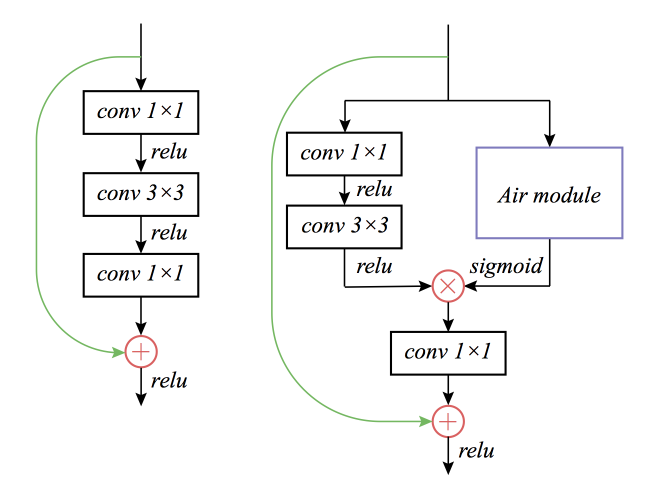
#> input picture images/air_bottleneck.png, 1318 x 995 px (shown at 1/2 size)
$ python -i transforms.py   (imports and definitions only)   (older library calls are emulated)
#> lines starting #> are read from the running program, lines starting #| are printed output that depends on the picture
#> further down, picture is the input picture: shape (995, 1318, 3); mean B, G, R 246.4, 246.6, 246.5
import cv2
import math
import numbers
import random
import collections
import numpy as np
from PIL import Image


def bgr2rgb(im):
    rgb_im = cv2.cvtColor(im, cv2.COLOR_BGR2RGB)
    return rgb_im


def rgb2bgr(im):
    bgr_im = cv2.cvtColor(im, cv2.COLOR_RGB2BGR)
    return bgr_im


def normalize(im, mean=(0.0, 0.0, 0.0), std=(1.0, 1.0, 1.0), rgb=False):
#> called with mean = (0, 0, 0), std = (1, 1, 1), rgb = False
    if rgb:
        r, g, b = cv2.split(im)
    else:
        b, g, r = cv2.split(im)
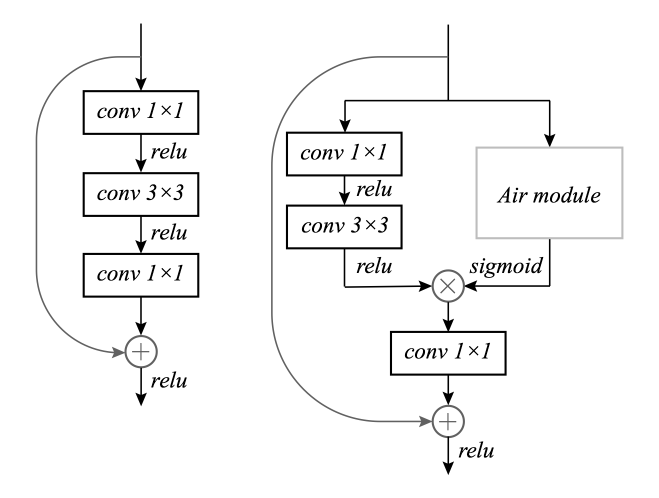
#> b: shape (995, 1318) (shown at 1/2 size); min 0, max 255, mean 246.4
    norm_im = cv2.merge([(b - mean[0]) / std[0], (g - mean[1]) / std[1], (r - mean[2]) / std[2]])
    return norm_im


# [97 lines left out: functions scale, scale_by_max, scale_by_target, rotate, HSV_adjust, salt_pepper and 2 more, not called in this run]


def bbox_crop(im, bbox):
    return im[int(bbox[1]):int(bbox[3]), int(bbox[0]):int(bbox[2])]


# [104 lines left out: functions center_crop, over_sample, mirror_crop, multiscale_mirrorcrop, multi_scale, multi_scale_by_max and 1 more, not called in this run]

>>> import cv2
>>> picture = cv2.imread('../images/air_bottleneck.png')
>>> result = normalize(picture)

$ run again, on images/air_module.png
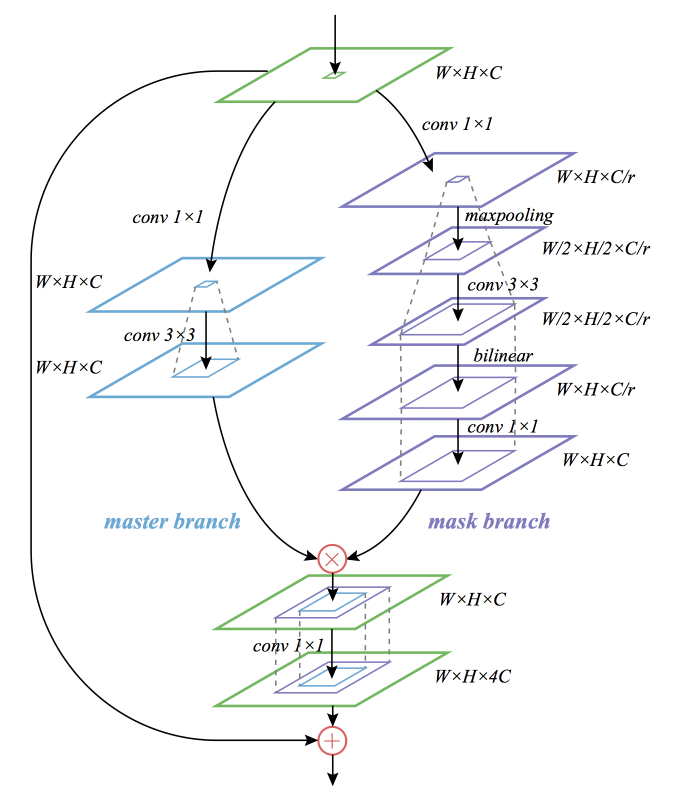
#> input picture images/air_module.png, 1354 x 1592 px (shown at 1/2 size)
#> picture is the input picture: shape (1592, 1354, 3); mean B, G, R 248.3, 247.6, 246.8
#> in normalize, `b, g, r = cv2.split(im)`:
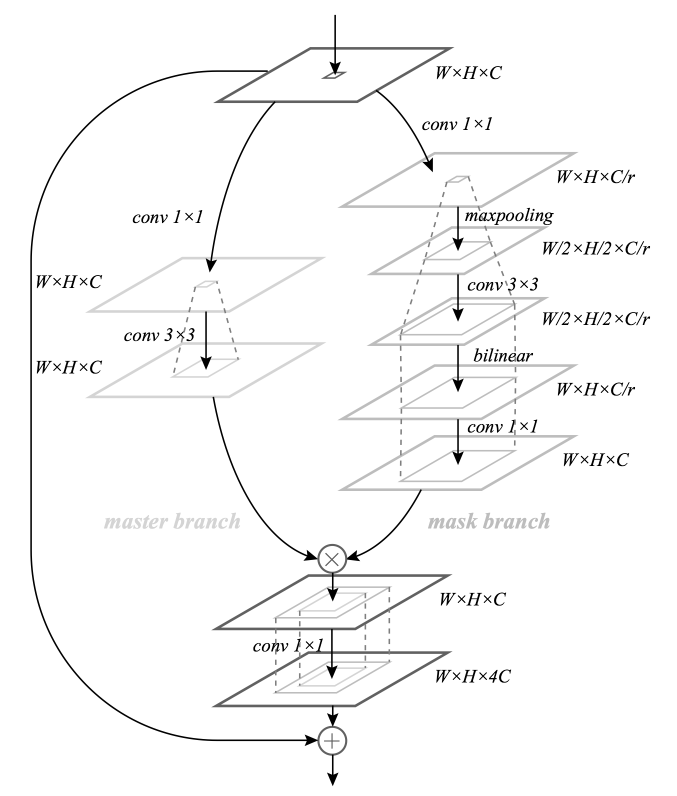
#> b: shape (1592, 1354) (shown at 1/2 size); min 0, max 255, mean 248.3
#> in normalize, `b, g, r = cv2.split(im)`:
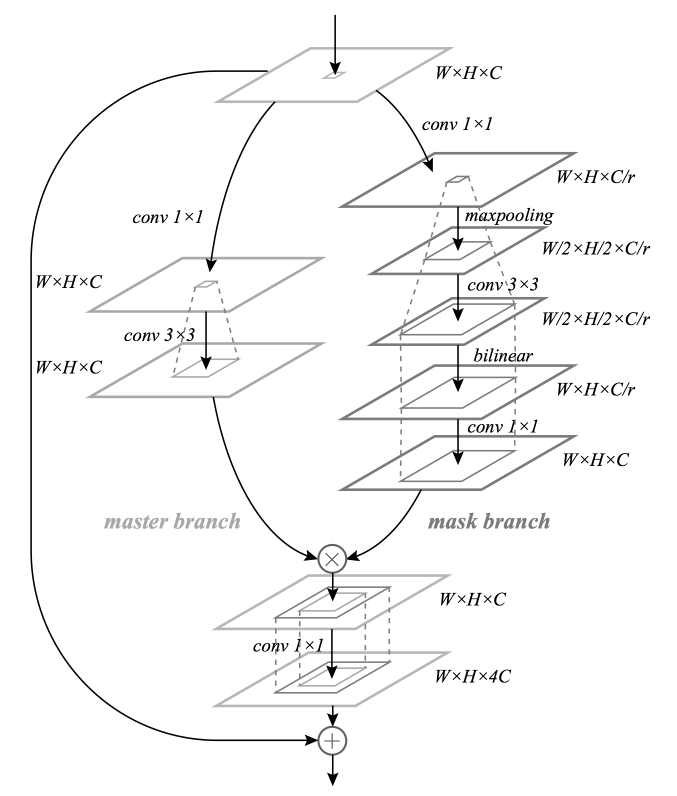
#> g: shape (1592, 1354) (shown at 1/2 size); min 0, max 255, mean 247.6
